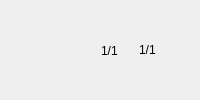
      <widget class="QWidget" name="m_ImgContainer" native="true">
       <layout class="QHBoxLayout" name="horizontalLayout_8">
        <property name="spacing">
         <number>4</number>
        </property>
        <property name="leftMargin">
         <number>0</number>
        </property>
        <property name="topMargin">
         <number>0</number>
        </property>
        <property name="rightMargin">
         <number>0</number>
        </property>
        <property name="bottomMargin">
         <number>0</number>
        </property>
        <item>
         <widget class="CSkinProgressWidget" name="m_VCodecInfo" native="true">
          <property name="cursor">
           <cursorShape>PointingHandCursor</cursorShape>
          </property>
          <property name="borderInfo" stdset="0">
           <string notr="true">borderwidth=&quot;0&quot; roundcorner=&quot;0&quot; bordercolor=&quot;0xD0CCFFCC&quot; </string>
          </property>
          <property name="borderInfoUnderMouse" stdset="0">
           <string notr="true">borderwidth=&quot;-1&quot; roundcorner=&quot;2&quot; bordercolor=&quot;0xFFA00000&quot; </string>
          </property>
          <property name="hideLimitW" stdset="0">
           <number>9</number>
          </property>
          <layout class="QHBoxLayout" name="horizontalLayout_14">
           <property name="spacing">
            <number>0</number>
           </property>
           <property name="leftMargin">
            <number>0</number>
           </property>
           <property name="topMargin">
            <number>0</number>
           </property>
           <property name="rightMargin">
            <number>0</number>
           </property>
           <property name="bottomMargin">
            <number>0</number>
           </property>
           <item>
            <widget class="COsdImage" name="m_VCodecInfoImg" native="true">
             <property name="imageParamsList" stdset="0">
              <stringlist notr="true">
               <string>id=&quot;avc1&quot; src=&quot;img/osd/infopanel/codecs/video/avc1.png&quot;</string>
               <string>id=&quot;div4&quot; src=&quot;img/osd/infopanel/codecs/video/div4.png&quot;</string>
               <string>id=&quot;divx&quot; src=&quot;img/osd/infopanel/codecs/video/divx.png&quot;</string>
               <string>id=&quot;dx50&quot; src=&quot;img/osd/infopanel/codecs/video/dx50.png&quot;</string>
               <string>id=&quot;h264&quot; src=&quot;img/osd/infopanel/codecs/video/h264.png&quot;</string>
               <string>id=&quot;mpgv&quot; src=&quot;img/osd/infopanel/codecs/video/mpgv.png&quot;</string>
               <string>id=&quot;wmv2&quot; src=&quot;img/osd/infopanel/codecs/video/wmv2.png&quot;</string>
               <string>id=&quot;wmv3&quot; src=&quot;img/osd/infopanel/codecs/video/wmv3.png&quot;</string>
               <string>id=&quot;wvc1&quot; src=&quot;img/osd/infopanel/codecs/video/wvc1.png&quot;</string>
               <string>id=&quot;xvid&quot; src=&quot;img/osd/infopanel/codecs/video/xvid.png&quot;</string>
               <string>id=&quot;mp42&quot; src=&quot;img/osd/infopanel/codecs/video/mp42.png&quot;</string>
               <string>id=&quot;div3&quot; src=&quot;img/osd/infopanel/codecs/video/div3.png&quot;</string>
               <string>id=&quot;mp43&quot; src=&quot;img/osd/infopanel/codecs/video/mp43.png&quot;</string>
              </stringlist>
             </property>
            </widget>
           </item>
          </layout>
         </widget>
        </item>
        <item>
         <widget class="CSkinProgressWidget" name="m_ACodecInfo" native="true">
          <property name="sizePolicy">
           <sizepolicy hsizetype="Fixed" vsizetype="Preferred">
            <horstretch>0</horstretch>
            <verstretch>0</verstretch>
           </sizepolicy>
          </property>
          <property name="cursor">
           <cursorShape>PointingHandCursor</cursorShape>
          </property>
          <property name="borderInfo" stdset="0">
           <string notr="true">borderwidth=&quot;0&quot; roundcorner=&quot;2&quot; bordercolor=&quot;0xD0CCFFCC&quot; </string>
          </property>
          <property name="borderInfoUnderMouse" stdset="0">
           <string notr="true">borderwidth=&quot;-1&quot; roundcorner=&quot;2&quot; bordercolor=&quot;0xFFA00000&quot; </string>
          </property>
          <property name="hideLimitW" stdset="0">
           <number>10</number>
          </property>
          <layout class="QHBoxLayout" name="horizontalLayout_15">
           <property name="spacing">
            <number>0</number>
           </property>
           <property name="leftMargin">
            <number>0</number>
           </property>
           <property name="topMargin">
            <number>0</number>
           </property>
           <property name="rightMargin">
            <number>0</number>
           </property>
           <property name="bottomMargin">
            <number>0</number>
           </property>
           <item>
            <widget class="COsdImage" name="m_ACodecInfoImg" native="true">
             <property name="imageParamsList" stdset="0">
              <stringlist notr="true">
               <string>id=&quot;adts&quot; src=&quot;img/osd/infopanel/codecs/audio/adts.png&quot;</string>
               <string>id=&quot;mp3&quot; src=&quot;img/osd/infopanel/codecs/audio/mp3.png&quot;</string>
               <string>id=&quot;mp4a&quot; src=&quot;img/osd/infopanel/codecs/audio/mp4a.png&quot;</string>
               <string>id=&quot;mpga&quot; src=&quot;img/osd/infopanel/codecs/audio/mpga.png&quot;</string>
               <string>id=&quot;wma&quot; src=&quot;img/osd/infopanel/codecs/audio/wma.png&quot;</string>
               <string>id=&quot;wma2&quot; src=&quot;img/osd/infopanel/codecs/audio/wma2.png&quot;</string>
               <string>id=&quot;wma3&quot; src=&quot;img/osd/infopanel/codecs/audio/wma3.png&quot;</string>
               <string>id=&quot;a52&quot; src=&quot;img/osd/infopanel/codecs/audio/a52.png&quot;</string>
              </stringlist>
             </property>
            </widget>
           </item>
          </layout>
         </widget>
        </item>
        <item>
         <spacer name="horizontalSpacer_1">
          <property name="orientation">
           <enum>Qt::Horizontal</enum>
          </property>
          <property name="sizeType">
           <enum>QSizePolicy::Fixed</enum>
          </property>
          <property name="sizeHint" stdset="0">
           <size>
            <width>10</width>
            <height>0</height>
           </size>
          </property>
         </spacer>
        </item>
        <item>
         <widget class="CSkinProgressWidget" name="m_TimeshiftInfo" native="true">
          <property name="sizePolicy">
           <sizepolicy hsizetype="Minimum" vsizetype="Preferred">
            <horstretch>0</horstretch>
            <verstretch>0</verstretch>
           </sizepolicy>
          </property>
          <property name="borderInfo" stdset="0">
           <string notr="true">borderwidth=&quot;1&quot; roundcorner=&quot;2&quot; bordercolor=&quot;0xD0CCFFCC&quot; </string>
          </property>
          <property name="borderInfoUnderMouse" stdset="0">
           <string notr="true">borderwidth=&quot;2&quot; roundcorner=&quot;2&quot; bordercolor=&quot;0xFFA00000&quot; </string>
          </property>
          <layout class="QHBoxLayout" name="horizontalLayout_7">
           <property name="spacing">
            <number>0</number>
           </property>
           <property name="leftMargin">
            <number>4</number>
           </property>
           <property name="topMargin">
            <number>4</number>
           </property>
           <property name="rightMargin">
            <number>4</number>
           </property>
           <property name="bottomMargin">
            <number>4</number>
           </property>
           <item>
            <widget class="COsdImage" name="m_TimeshiftImg" native="true">
             <property name="imageParamsList" stdset="0">
              <stringlist notr="true">
               <string>id=&quot;normal&quot; src=&quot;img/osd/infopanel/timeshift.png&quot;</string>
               <string>id=&quot;active&quot; src=&quot;img/osd/infopanel/timeshiftactive.png&quot;</string>
              </stringlist>
             </property>
            </widget>
           </item>
          </layout>
         </widget>
        </item>
        <item>
         <widget class="CSkinProgressWidget" name="m_SubInfo" native="true">
          <property name="sizePolicy">
           <sizepolicy hsizetype="Minimum" vsizetype="Preferred">
            <horstretch>0</horstretch>
            <verstretch>0</verstretch>
           </sizepolicy>
          </property>
          <property name="borderInfo" stdset="0">
           <string notr="true">borderwidth=&quot;1&quot; roundcorner=&quot;2&quot; bordercolor=&quot;0xD0CCFFCC&quot; </string>
          </property>
          <property name="borderInfoUnderMouse" stdset="0">
           <string notr="true">borderwidth=&quot;2&quot; roundcorner=&quot;2&quot; bordercolor=&quot;0xFFA00000&quot; </string>
          </property>
          <layout class="QHBoxLayout" name="horizontalLayout_9">
           <property name="spacing">
            <number>2</number>
           </property>
           <property name="leftMargin">
            <number>6</number>
           </property>
           <property name="topMargin">
            <number>3</number>
           </property>
           <property name="rightMargin">
            <number>6</number>
           </property>
           <property name="bottomMargin">
            <number>2</number>
           </property>
           <item>
            <widget class="COsdImage" name="m_SubInfoImg" native="true">
             <property name="imageParams" stdset="0">
              <string notr="true">src=&quot;img/osd/infopanel/sub.png&quot;</string>
             </property>
            </widget>
           </item>
           <item>
            <widget class="CSkinOneLineText" name="m_SubInfoText">
             <property name="sizePolicy">
              <sizepolicy hsizetype="Preferred" vsizetype="Preferred">
               <horstretch>0</horstretch>
               <verstretch>0</verstretch>
              </sizepolicy>
             </property>
             <property name="text">
              <string notr="true">1/1</string>
             </property>
            </widget>
           </item>
          </layout>
         </widget>
        </item>
        <item>
         <widget class="CSkinProgressWidget" name="m_AudioInfo" native="true">
          <property name="sizePolicy">
           <sizepolicy hsizetype="Minimum" vsizetype="Preferred">
            <horstretch>0</horstretch>
            <verstretch>0</verstretch>
           </sizepolicy>
          </property>
          <property name="borderInfo" stdset="0">
           <string notr="true">borderwidth=&quot;1&quot; roundcorner=&quot;2&quot; bordercolor=&quot;0xD0CCFFCC&quot; </string>
          </property>
          <property name="borderInfoUnderMouse" stdset="0">
           <string notr="true">borderwidth=&quot;2&quot; roundcorner=&quot;2&quot; bordercolor=&quot;0xFFA00000&quot; </string>
          </property>
          <layout class="QHBoxLayout" name="horizontalLayout">
           <property name="spacing">
            <number>2</number>
           </property>
           <property name="leftMargin">
            <number>6</number>
           </property>
           <property name="topMargin">
            <number>2</number>
           </property>
           <property name="rightMargin">
            <number>6</number>
           </property>
           <property name="bottomMargin">
            <number>2</number>
           </property>
           <item>
            <widget class="COsdImage" name="m_AudioInfoImg" native="true">
             <property name="sizePolicy">
              <sizepolicy hsizetype="Preferred" vsizetype="Preferred">
               <horstretch>0</horstretch>
               <verstretch>0</verstretch>
              </sizepolicy>
             </property>
             <property name="imageParams" stdset="0">
              <string notr="true">src=&quot;img/osd/infopanel/speaker.png&quot;</string>
             </property>
            </widget>
           </item>
           <item>
            <widget class="CSkinOneLineText" name="m_AudioInfoText">
             <property name="sizePolicy">
              <sizepolicy hsizetype="Preferred" vsizetype="Preferred">
               <horstretch>0</horstretch>
               <verstretch>0</verstretch>
              </sizepolicy>
             </property>
             <property name="text">
              <string notr="true">1/1</string>
             </property>
            </widget>
           </item>
          </layout>
         </widget>
        </item>
        <item>
         <widget class="CSkinProgressWidget" name="m_HdInfo" native="true">
          <property name="sizePolicy">
           <sizepolicy hsizetype="Minimum" vsizetype="Preferred">
            <horstretch>0</horstretch>
            <verstretch>0</verstretch>
           </sizepolicy>
          </property>
          <property name="borderInfo" stdset="0">
           <string notr="true">borderwidth=&quot;1&quot; roundcorner=&quot;2&quot; bordercolor=&quot;0xD0CCFFCC&quot; </string>
          </property>
          <property name="borderInfoUnderMouse" stdset="0">
           <string notr="true">borderwidth=&quot;2&quot; roundcorner=&quot;2&quot; bordercolor=&quot;0xFFA00000&quot; </string>
          </property>
          <property name="hideLimitW" stdset="0">
           <number>8</number>
          </property>
          <layout class="QHBoxLayout" name="horizontalLayout_6">
           <property name="spacing">
            <number>0</number>
           </property>
           <property name="leftMargin">
            <number>4</number>
           </property>
           <property name="topMargin">
            <number>2</number>
           </property>
           <property name="rightMargin">
            <number>4</number>
           </property>
           <property name="bottomMargin">
            <number>2</number>
           </property>
           <item>
            <widget class="COsdImage" name="m_HdInfoImg" native="true">
             <property name="imageParamsList" stdset="0">
              <stringlist notr="true">
               <string>id=&quot;sd&quot; src=&quot;img/osd/infopanel/videosd.png&quot;</string>
               <string>id=&quot;hd&quot; src=&quot;img/osd/infopanel/videohd.png&quot;</string>
               <string>id=&quot;uhd&quot; src=&quot;img/osd/infopanel/videouhd.png&quot;</string>
               <string>id=&quot;res480&quot; src=&quot;img/osd/infopanel/res480.png&quot;</string>
               <string>id=&quot;res540&quot; src=&quot;img/osd/infopanel/res540.png&quot;</string>
               <string>id=&quot;res576&quot; src=&quot;img/osd/infopanel/res576.png&quot;</string>
               <string>id=&quot;res720&quot; src=&quot;img/osd/infopanel/res720.png&quot;</string>
               <string>id=&quot;res1080&quot; src=&quot;img/osd/infopanel/res1080.png&quot;</string>
               <string>id=&quot;res1440&quot; src=&quot;img/osd/infopanel/res1440.png&quot;</string>
               <string>id=&quot;res2160&quot; src=&quot;img/osd/infopanel/res2160.png&quot;</string>
              </stringlist>
             </property>
            </widget>
           </item>
          </layout>
         </widget>
        </item>
       </layout>
      </widget>
